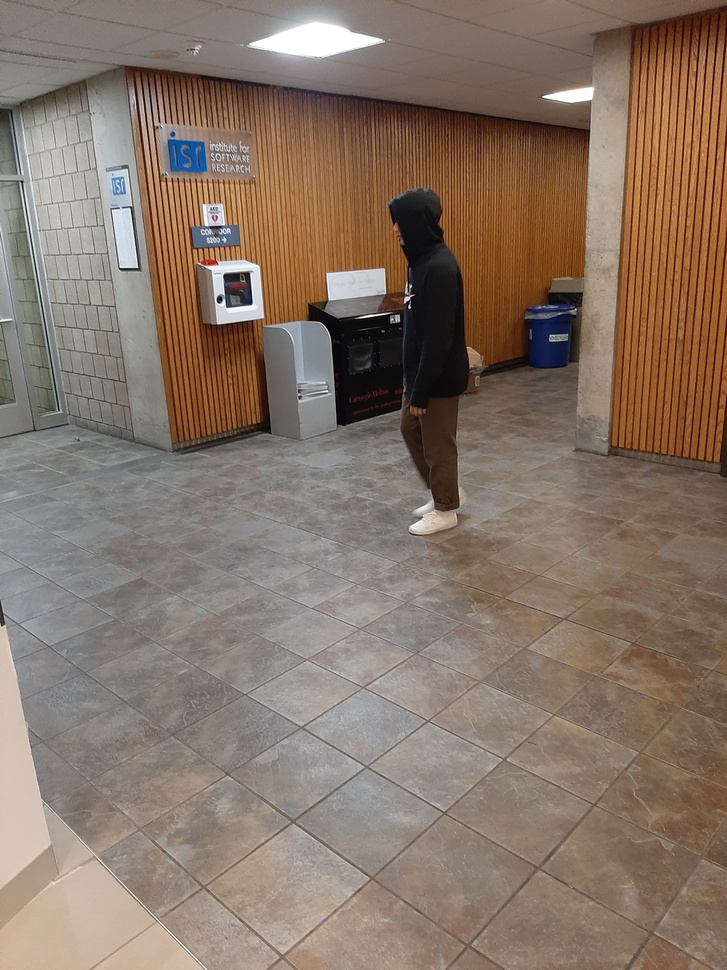
#> input picture images/scene1/00001.jpg, 727 x 970 px, shrunk from 3024 x 4032 before the run
$ python playground.py
#> lines starting #> are read from the running program, lines starting #| are printed output that depends on the picture
import numpy as np
import cv2
from matplotlib import pyplot as plt
'''
my_img = np.zeros((400, 400, 3), "uint8")
pts = np.array([[51,51],[51,100],[100,100],[100,51]])
pts = pts.reshape((-1,1,2))
cv2.fillPoly(my_img,[pts],(0,255,255))
pts1 = np.array([[75,75],[75,125],[125,125],[125,75]], np.int32)
pts1 = pts1.reshape((-1,1,2))
# cv2.fillPoly(my_img,[pts1],(0,0,255))
my_img = cv2.cvtColor(my_img, cv2.COLOR_BGR2GRAY)
area = cv2.countNonZero(my_img)
my_img[my_img==255] = 0

# [9 lines of commented-out code are left out]
print(area)
# my_img = my_img + my_img2
cv2.imshow('Window', my_img)
cv2.waitKey(0)
cv2.destroyAllWindows()
'''

img = cv2.imread('images/scene1/00001.jpg')
#> img is the input picture: shape (970, 727, 3); mean B, G, R 103.8, 117.3, 135
hsv = cv2.cvtColor(img,cv2.COLOR_BGR2HSV)
#> hsv: shape (970, 727, 3); mean H, S, V 25.4, 65.5, 135.9
print(hsv.shape)
#| (970, 727, 3)
hist = cv2.calcHist( [hsv], [0, 1], None, [180, 256], [0, 180, 0, 256] )
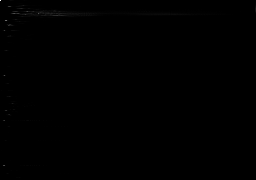
#> hist: shape (180, 256) float32; min 0, max 13989, mean 15.3; drawn with min black and max white
print(hist.shape)
#| (180, 256)
plt.imshow(hist,interpolation = 'nearest')
plt.show()
